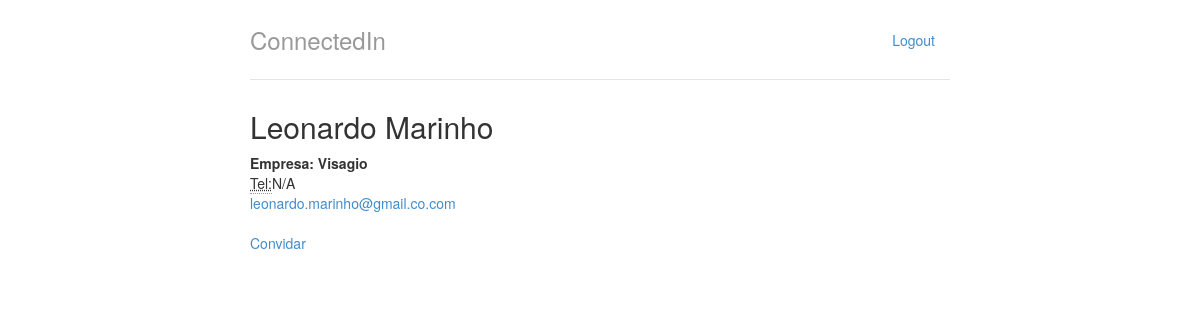
Screenshot of /perfis/2 with the database file from the repository.
### perfis/models.py (models this page shows, shortened)
class Perfil(models.Model):
	nome = models.CharField(max_length=255, null=False)
	email = models.CharField(max_length=255, null=False)
	telefone = models.CharField(max_length=15, null=False)
	nome_empresa = models.CharField(max_length=255, null=False)

### perfis/views.py (the view)
# urls.py: url(r'^perfis/(?P<perfil_id>\d+)$', views.exibir, name='exibir'),
def exibir(request, perfil_id):
	perfil = Perfil.objects.get(id=perfil_id)
	return render(request, 'perfil.html', { "perfil" : perfil })

### perfis/templates/perfil.html
{%extends "base.html"%}
{%block body%}
<div class="row">
	<div class="col-lg-12">
		<h2 style="margin-top: 0">{{ perfil.nome }}</h2>
		<address>
			<strong>Empresa: {{perfil.nome_empresa}}</strong><br/>
			<abbr title="Telefone">Tel:</abbr>{{perfil.telefone}}<br/>
			<a href="mailto:{{perfil.email}}">{{ perfil.email }}</a><br/>
		</address>
		<a href="{% url 'convidar' perfil.id %}"> Convidar </a>
	</div>
</div>
{% endblock %}

### perfis/static/styles/main.css (style rules this page uses)
body { padding-top: 20px; padding-bottom: 20px; }

### rows the page displays
Perfil: nome "Leonardo Marinho", nome_empresa "Visagio", telefone "N/A", email "leonardo.marinho@gmail.co.com"
